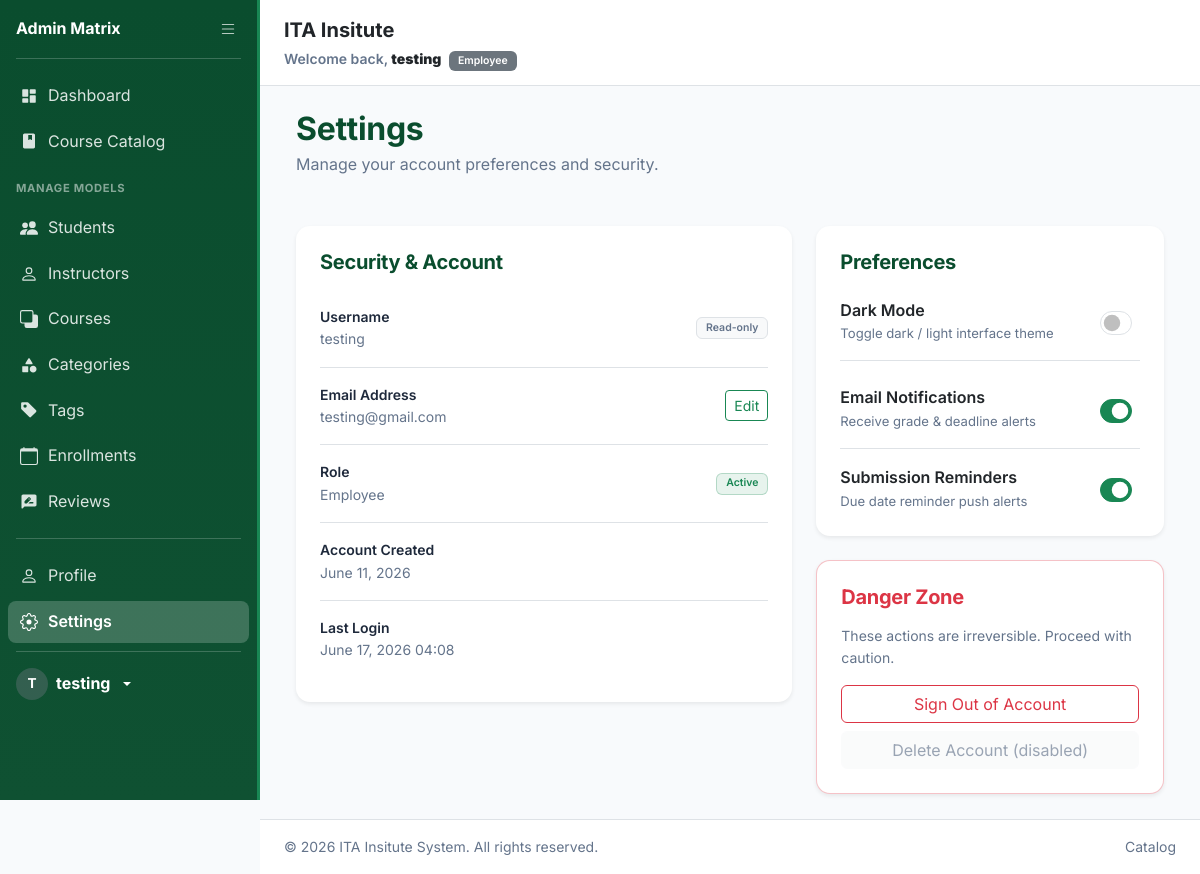
The app's page /settings/ (signed in) with its own data.
### Learning_System/models.py (models this page shows)
class User(AbstractUser):
    ROLE_CHOICES = (
        ('student', 'Student'),
        ('instructor', 'Instructor'),
        ('employee', 'Employee'),
    )
    role = models.CharField(max_length=15, choices=ROLE_CHOICES, default='student')

### Learning_System/views.py (the view)
# urls.py: path('settings/', views.SettingsView.as_view(), name='settings'),
class SettingsView(LoginRequiredMixin, View):
    def get(self, request):
        return render(request, 'settings.html', {'user': request.user})

### templates/settings.html (shortened to what this page needs)
{% extends 'base.html' %}
{% block content %}
<div class="row g-4">
  <div class="col-12">
    <h2 class="fw-bold mb-1">Settings</h2>
    <p class="text-muted mb-4">Manage your account preferences and security.</p>
  </div>
  <div class="col-lg-7">
    <div class="card border-0 shadow-sm card-lg">
      <div class="card-body p-4">
        <h5 class="fw-bold mb-3">Security & Account</h5>
        <ul class="list-group list-group-flush small">
          <li class="list-group-item d-flex justify-content-between align-items-center px-0 py-3">
            <div>
              <div class="fw-semibold">Username</div>
              <div class="text-muted">{{ user.username }}</div>
            </div>
            <span class="badge bg-light text-muted border">Read-only</span>
          </li>
          <li class="list-group-item d-flex justify-content-between align-items-center px-0 py-3">
            <div>
              <div class="fw-semibold">Email Address</div>
              <div class="text-muted">{{ user.email|default:"Not set" }}</div>
            </div>
            <a href="{% url 'profile' %}" class="btn btn-sm btn-outline-success">Edit</a>
          </li>
          <li class="list-group-item d-flex justify-content-between align-items-center px-0 py-3">
            <div>
              <div class="fw-semibold">Role</div>
              <div class="text-muted">{{ user.role|capfirst }}</div>
            </div>
            <span class="badge bg-success bg-opacity-10 text-success border border-success border-opacity-25">Active</span>
          </li>
          <li class="list-group-item d-flex justify-content-between align-items-center px-0 py-3">
            <div>
              <div class="fw-semibold">Account Created</div>
              <div class="text-muted">{{ user.date_joined|date:"F d, Y" }}</div>
            </div>
          </li>
          <li class="list-group-item d-flex justify-content-between align-items-center px-0 py-3">
            <div>
              <div class="fw-semibold">Last Login</div>
              <div class="text-muted">{{ user.last_login|date:"F d, Y H:i"|default:"Never" }}</div>
            </div>
          </li>
        </ul>
      </div>
    </div>
  </div>
  <div class="col-lg-5">
    <div class="card border-0 shadow-sm mb-4 card-lg">
      <div class="card-body p-4">
        <h5 class="fw-bold mb-4">Preferences</h5>
        <div class="d-flex justify-content-between align-items-center mb-4 pb-3 border-bottom">
          <div>
            <div class="fw-semibold mode-label-text text-dark">Dark Mode</div>
            <div class="text-muted settings-pref-label">Toggle dark / light interface theme</div>
          </div>
          <div class="form-check form-switch mb-0">
            <input class="form-check-input settings-switch" type="checkbox" role="switch" id="darkModeToggle">
          </div>
        </div>
        <div class="d-flex justify-content-between align-items-center mb-3 pb-3 border-bottom">
          <div>
            <div class="fw-semibold text-dark">Email Notifications</div>
            <div class="text-muted settings-pref-label">Receive grade & deadline alerts</div>
          </div>
          <div class="form-check form-switch mb-0">
            <input class="form-check-input settings-switch" type="checkbox" role="switch" id="emailNotifSwitch" checked>
          </div>
        </div>
        <div class="d-flex justify-content-between align-items-center">
          <div>
            <div class="fw-semibold text-dark">Submission Reminders</div>
            <div class="text-muted settings-pref-label">Due date reminder push alerts</div>
          </div>
          <div class="form-check form-switch mb-0">
            <input class="form-check-input settings-switch" type="checkbox" role="switch" id="reminderSwitch" checked>
          </div>
        </div>
      </div>
    </div>
    <div class="card shadow-sm card-lg danger-card">
      <div class="card-body p-4">
        <h5 class="fw-bold mb-3 text-danger">Danger Zone</h5>
        <p class="text-muted small mb-3">These actions are irreversible. Proceed with caution.</p>
        <form action="{% url 'logout' %}" method="post">
          <button type="submit" class="btn btn-outline-danger w-100 mb-2">Sign Out of Account</button>
        </form>
        <button class="btn btn-light w-100 text-muted" disabled>Delete Account (disabled)</button>
      </div>
    </div>
  </div>
</div>
{% endblock %}

### templates/base.html (shortened to what this page needs)
{% load static %}
<!DOCTYPE html>
<html lang="en" data-theme="">
<head>
    <link href="https://cdn.jsdelivr.net/npm/bootstrap@5.3.0/dist/css/bootstrap.min.css" rel="stylesheet">
    <link rel="stylesheet" href="{% static 'css/style.css' %}">
</head>
<body>
    <div class="sidebar-container d-flex flex-column flex-shrink-0" id="appSidebar">
        {% if user.is_authenticated %}
        {% if user.role == 'student' %}{% include 'nav_student.html' %}
        {% elif user.role == 'instructor' %}{% include 'nav_instructor.html' %}
        {% elif user.role == 'employee' %}{% include 'nav_employee.html' %}
        {% endif %}
        {% else %}{% include 'nav_anonymous.html' %}{% endif %}
    </div>
    <div class="main-content">
        <header class="app-header">
            <div>
                <span class="fs-5 fw-bold text-dark d-md-block">ITA Insitute</span>
                <span class="text-muted small fw-semibold d-none d-md-inline">
                    {% if user.is_authenticated %}
                    Welcome back, <strong class="text-dark">{{ user.get_full_name|default:user.username }}</strong>
                    <span class="badge bg-secondary ms-1">{{ user.role|capfirst }}</span>
                    {% else %}
                    Welcome to ITA Insitute Portal
                    {% endif %}
                </span>
            </div>
        </header>
        <div class="content-body">
            <div class="container-fluid">
                {% block content %}{% endblock %}
            </div>
        </div>
        <footer class="app-footer">
            <div
                class="container-fluid p-0 d-flex flex-column flex-sm-row justify-content-between align-items-center gap-2">
                <span>&copy; 2026 ITA Insitute System. All rights reserved.</span>
                <div class="d-flex gap-3">
                    <a href="{% url 'course_list' %}" class="text-muted text-decoration-none hover-dark">Catalog</a>
                </div>
            </div>
        </footer>
    </div>
</body>
</html>

### templates/nav_employee.html (shortened to what this page needs)
<div class="sidebar sidebar--employee d-flex flex-column text-white" id="employeeSidebar">
    <div class="sidebar-brand d-flex align-items-center justify-content-between p-3">
        <a href="{% url 'employee_dashboard' %}" class="text-white text-decoration-none sidebar-brand-text fw-bold fs-6">Admin Matrix</a>
        <button class="sidebar-toggle-btn" id="sidebarToggle" aria-label="Toggle sidebar">
        </button>
    </div>
    <hr class="border-white border-opacity-25 mx-3 mt-0">
    <ul class="nav flex-column mb-auto gap-1 px-2">
        <li class="sidebar-nav-item">
            <a href="{% url 'employee_dashboard' %}" class="sidebar-link {% if '/dashboard/employee/' in request.path %}active{% endif %}" title="Dashboard">
                <span class="sidebar-label">Dashboard</span>
            </a>
        </li>
        <li class="sidebar-nav-item">
            <a href="{% url 'course_list' %}" class="sidebar-link {% if request.path == '/courses/' %}active{% endif %}" title="Catalog">
                <span class="sidebar-label">Course Catalog</span>
            </a>
        </li>
        <li class="sidebar-nav-item mt-2">
            <span class="sidebar-section-label text-uppercase fw-bold small text-white-50 px-2">Manage Models</span>
        </li>
        <li class="sidebar-nav-item">
            <a href="{% url 'employee_model_list' 'student' %}" class="sidebar-link {% if '/student/' in request.path %}active{% endif %}" title="Students">
                <span class="sidebar-label">Students</span>
            </a>
        </li>
        <li class="sidebar-nav-item">
            <a href="{% url 'employee_model_list' 'instructor' %}" class="sidebar-link {% if '/instructor/' in request.path %}active{% endif %}" title="Instructors">
                <span class="sidebar-label">Instructors</span>
            </a>
        </li>
        <li class="sidebar-nav-item">
            <a href="{% url 'employee_model_list' 'course' %}" class="sidebar-link {% if '/course/' in request.path %}active{% endif %}" title="Courses">
                <svg xmlns="http://www.w3.org/2000/svg" width="18" height="18" fill="currentColor" viewBox="0 0 16 16"><path d="M0 2a2 2 0 0 1 2-2h8a2 2 0 0 1 2 2v2h2a2 2 0 0 1 2 2v8a2 2 0 0 1-2 2H6a2 2 0 0 1-2-2v-2H2a2 2 0 0 1-2-2V2zm2-1a1 1 0 0 0-1 1v8a1 1 0 0 0 1 1h8a1 1 0 0 0 1-1V2a1 1 0 0 0-1-1H2z"/></svg>
                <span class="sidebar-label">Courses</span>
            </a>
        </li>
        <li class="sidebar-nav-item">
            <a href="{% url 'employee_model_list' 'category' %}" class="sidebar-link {% if '/category/' in request.path %}active{% endif %}" title="Categories">
                <span class="sidebar-label">Categories</span>
            </a>
        </li>
        <li class="sidebar-nav-item">
            <a href="{% url 'employee_model_list' 'tag' %}" class="sidebar-link {% if '/tag/' in request.path %}active{% endif %}" title="Tags">
                <svg xmlns="http://www.w3.org/2000/svg" width="18" height="18" fill="currentColor" viewBox="0 0 16 16"><path d="M2 1a1 1 0 0 0-1 1v4.586a1 1 0 0 0 .293.707l7 7a1 1 0 0 0 1.414 0l4.586-4.586a1 1 0 0 0 0-1.414l-7-7A1 1 0 0 0 6.586 1H2zm4 3.5a1.5 1.5 0 1 1-3 0 1.5 1.5 0 0 1 3 0z"/></svg>
                <span class="sidebar-label">Tags</span>
            </a>
        </li>
        <li class="sidebar-nav-item">
            <a href="{% url 'employee_model_list' 'enrollment' %}" class="sidebar-link {% if '/enrollment/' in request.path %}active{% endif %}" title="Enrollments">
                <svg xmlns="http://www.w3.org/2000/svg" width="18" height="18" fill="currentColor" viewBox="0 0 16 16"><path d="M3.5 0a.5.5 0 0 1 .5.5V1h8V.5a.5.5 0 0 1 1 0V1h1a2 2 0 0 1 2 2v11a2 2 0 0 1-2 2H2a2 2 0 0 1-2-2V3a2 2 0 0 1 2-2h1V.5a.5.5 0 0 1 .5-.5zM1 4v10a1 1 0 0 0 1 1h12a1 1 0 0 0 1-1V4H1z"/></svg>
                <span class="sidebar-label">Enrollments</span>
            </a>
        </li>
        <li class="sidebar-nav-item">
            <a href="{% url 'employee_model_list' 'review' %}" class="sidebar-link {% if '/review/' in request.path %}active{% endif %}" title="Reviews">
                <span class="sidebar-label">Reviews</span>
            </a>
        </li>
    </ul>
    <hr class="border-white border-opacity-25 mx-3">
    <ul class="nav flex-column gap-1 px-2 mb-2">
        <li class="sidebar-nav-item">
            <a href="{% url 'profile' %}" class="sidebar-link {% if request.path == '/profile/' %}active{% endif %}" title="Profile">
                <span class="sidebar-label">Profile</span>
            </a>
        </li>
        <li class="sidebar-nav-item">
            <a href="{% url 'settings' %}" class="sidebar-link {% if request.path == '/settings/' %}active{% endif %}" title="Settings">
                <span class="sidebar-label">Settings</span>
            </a>
        </li>
    </ul>
    <hr class="border-white border-opacity-25 mx-3 mt-0">
    <div class="dropdown px-3 pb-3">
        <a href="#" class="d-flex align-items-center gap-2 text-white text-decoration-none dropdown-toggle" id="dropdownUser3" data-bs-toggle="dropdown" aria-expanded="false">
            <div class="sidebar-avatar sidebar-avatar--employee">{{ user.username|slice:":1"|upper }}</div>
            <strong class="sidebar-label sidebar-username">{{ user.username }}</strong>
        </a>
    </div>
</div>

### static/css/style.css (style rules this page uses)
:root { --primary: #0a4d2e; --primary-hover: #0f5132; --primary-light: #d1e7dd; --accent: #198754; --bg: #f8fafc; --bg-secondary: #f1f5f9; --card-bg: #ffffff; --card-border: #dee2e6; --card-shadow: rgba(0, 0, 0, 0.05); --text: #1e293b; --text-muted: #64748b; --text-truncate: #1e293b; --heading: #0a4d2e; --input-bg: #ffffff; --input-border: #ced4da; --table-head-bg: #f1f5f9; --table-head-text: #0a4d2e; --hr: #cbd5e1; --transition: 0.25s ease; }
html, body { height: 100%; margin: 0; padding: 0; }
body { background-color: var(--bg); color: var(--text); font-family: 'Inter', system-ui, -apple-system, sans-serif; line-height: 1.6; transition: background-color var(--transition), color var(--transition); }
h1, h2, h3, h4, h5, h6 { font-weight: 700; color: var(--heading); letter-spacing: -0.3px; }
.text-muted { color: var(--text-muted) !important; }
hr { border-top: 1px solid var(--hr); opacity: 0.8; }
.card { background: var(--card-bg); border: 1px solid var(--card-border); border-radius: 12px; box-shadow: 0 2px 8px var(--card-shadow); transition: transform 0.22s cubic-bezier(0.4, 0, 0.2, 1), box-shadow 0.22s ease, background-color var(--transition), border-color var(--transition); }
.card-lg { border-radius: 14px; }
input[type="checkbox"] { width: auto; display: inline-block; }
.badge { font-weight: 600; padding: 0.45em 0.85em; border-radius: 6px; }
.list-group-item { background-color: var(--card-bg); border-color: var(--card-border); color: var(--text); transition: background-color 0.15s ease; }
.sidebar-container { background: linear-gradient(180deg, #0a4d2e, #0f5132); border-right: 3px solid #198754; transition: background var(--transition); }
@media (min-width: 768px) { .sidebar-container { height: 100vh; position: fixed; top: 0; left: 0; bottom: 0; } }
.sidebar-avatar { width: 32px; height: 32px; font-size: 1.1rem; display: flex; align-items: center; justify-content: center; border-radius: 50%; flex-shrink: 0; }
.sidebar-username { max-width: 130px; overflow: hidden; text-overflow: ellipsis; white-space: nowrap; }
.main-content { background-color: var(--bg); transition: background-color var(--transition); }
.settings-pref-label { font-size: 0.82rem; }
.settings-switch { width: 2.8rem; height: 1.5rem; cursor: pointer; }
.danger-card { border: 1px solid rgba(220, 53, 69, 0.3); }
.form-check-input:checked { background-color: var(--accent); border-color: var(--accent); }

### records on screen
User: username "T", username "testing", get_full_name "testing", role "Employee", email "testing@gmail.com", date_joined "June 11, 2026", last_login "June 17, 2026 04:08"
